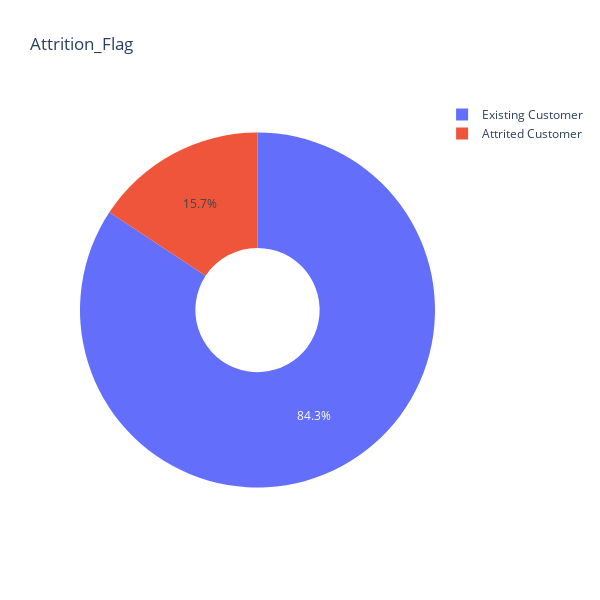

Notebook code for this chart:
### Markdown cell above
#### Plot - Churn

### Code cell
pie_charts(df = base_dados, col = 'Attrition_Flag')

### Figure 1 — Plotly figure (JSON) as saved in the notebook; plotly's stock layout.template omitted (floating-point values rounded to 4 significant figures; data arrays with more than 128 entries replaced by an {"elided": "..."} marker saying what was removed)
{"data": [{"domain": {"x": [0, 1], "y": [0, 1]}, "hole": 0.35, "hovertemplate": "Attrition_Flag=%{label}<extra></extra>", "labels": {"elided": "7081 str values"}, "legendgroup": "", "name": "", "showlegend": true, "type": "pie"}], "layout": {"height": 600, "legend": {"tracegroupgap": 0}, "title": {"text": "Attrition_Flag"}, "width": 600}}
